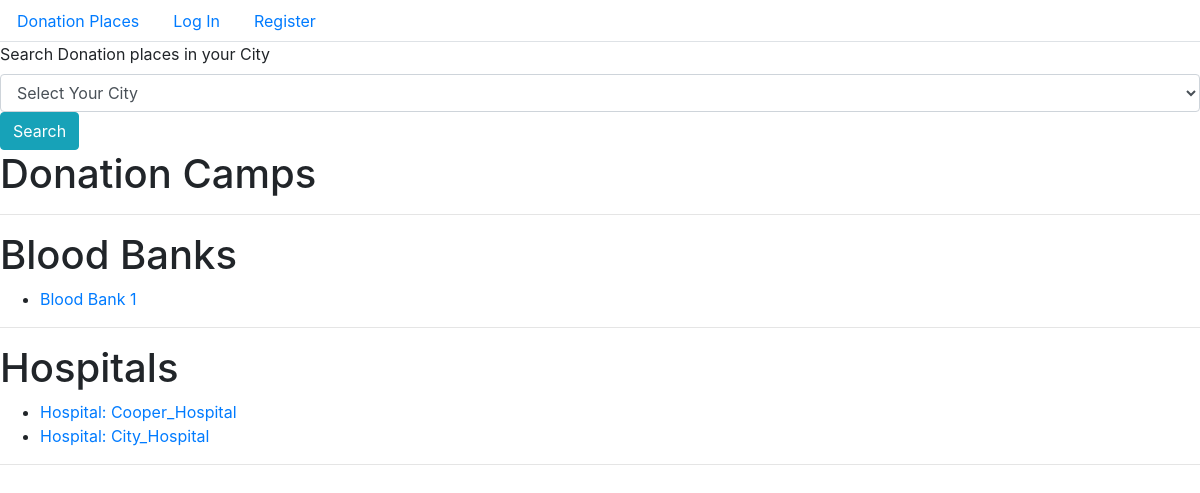
Before: / with the older database file.
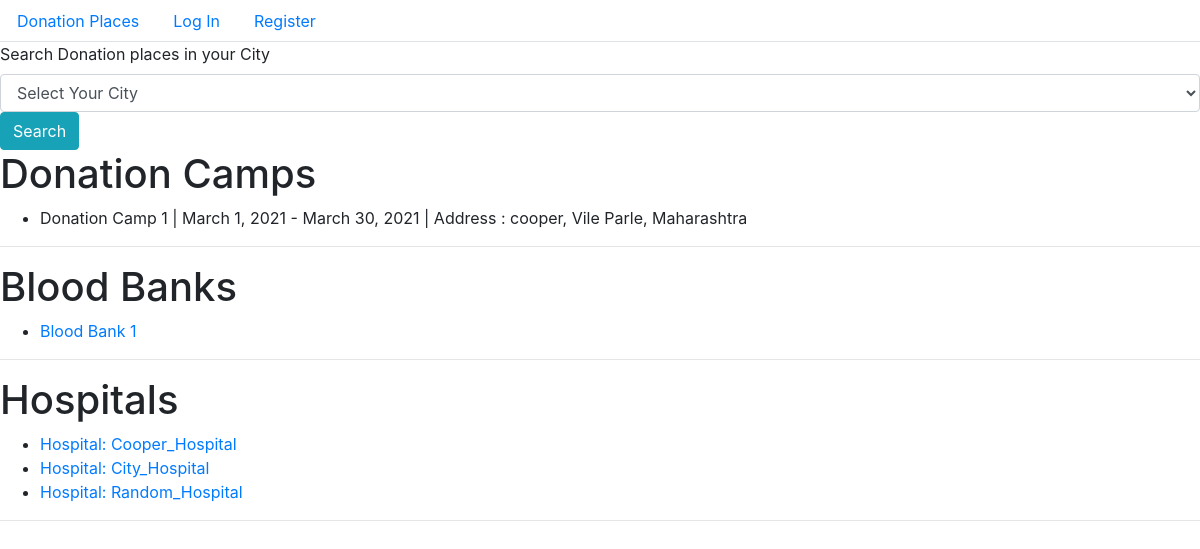
After: the same page with the newer database file.
### donate/models.py (models this page shows, shortened)
class BloodBank(models.Model):
    dp_no = models.OneToOneField(DonationPlace, on_delete=models.CASCADE, related_name="bank")
    def __str__(self):
        return f'Blood Bank {self.id}'

class User(AbstractUser):
    is_hospital = models.BooleanField(default = False)
    street = models.CharField (max_length=64)
    city = models.CharField (max_length=64)
    state = models.CharField (max_length=64)
    phone_no = PhoneNumberField(unique=True)
    blood_type = models.CharField(choices=unit_choices, max_length=64, blank=True)
    requests = models.ManyToManyField("User", blank=True, through="BloodRequest")
    def __str__(self):
        if self.is_hospital:
            return f'Hospital: {self.username}'
        else:
            return f'{self.username}'

class DonationCamp(models.Model):
    dp_no = models.OneToOneField(DonationPlace, on_delete=models.CASCADE, related_name="camp")
    start_date = models.DateField(auto_now_add=False)
    end_date = models.DateField(auto_now_add=False)
    def __str__(self):
        return f'Donation Camp {self.id}'

class DonationPlace(models.Model):
    name = models.CharField(max_length=64,unique=True)
    street = models.CharField (max_length=64)
    city = models.CharField (max_length=64)
    state = models.CharField (max_length=64)
    phone_no = PhoneNumberField(unique=True)
    donors = models.ManyToManyField(User, blank=True, related_name="donations")

### donate/views.py (the view)
# urls.py: path("", views.index, name="index"),
def index(request):
    today = date.today()
    if request.method == 'POST':
        city = request.POST["search_city"]
        if city == 'Select Your City':
            dp_city = DonationPlace.objects.all()
            hospitals = User.objects.filter(is_hospital=True)
        else:
            dp_city = DonationPlace.objects.filter(city=city)
            hospitals = User.objects.filter(is_hospital=True, city=city)
        return render(request, "donate/index.html",{
            "camps": DonationCamp.objects.filter(dp_no__in=dp_city),
            "banks": BloodBank.objects.filter(dp_no__in=dp_city),
            "hospitals": hospitals,
            "today": today
        })
    else:
        return render(request, "donate/index.html",{
            "camps": DonationCamp.objects.all(),
            "banks": BloodBank.objects.all(),
            "hospitals": User.objects.filter(is_hospital=True),
            "today": today
        })

### donate/templates/donate/index.html (shortened to what this page needs)
{% extends "donate/layout.html" %}
{% load static %}
{% block body %}
    <form action="{% url 'index' %}" method="POST">
        <label>Search Donation places in your City</label>
        <select class="form-control" aria-label="Search City" name="search_city">
            <option selected>Select Your City</option>
        </select>
        <button type="submit" class="btn btn-info">Search</button>
    </form>
    <h1>Donation Camps</h1>
    <ul>
        {% for camp in camps %}
            {% if camp.end_date >= today %}
                <li>
                    {{ camp }} | {{ camp.start_date }} - {{ camp.end_date }} |
                    Address : {{ camp.dp_no.street }}, {{ camp.dp_no.city }}, {{ camp.dp_no.state }}
                </li>
            {% endif %}
        {% endfor %}
    </ul>
    <hr>
    <h1>Blood Banks</h1>
    <ul>
        {% for bank in banks %}
            <li><a href="{% url 'bank' bank_name=bank.dp_no.name %}"> {{ bank }} </a></li>
        {% endfor %}
    </ul>
    <hr>
    <h1>Hospitals</h1>
    <ul>
        {% for hosp in hospitals %}
            <li> <a href="{% url 'profile' name=hosp.username %}"> {{ hosp }} </a></li>
        {% endfor %}
    </ul>
    <hr>
{% endblock %}

Changed rows visible on the page:
now on this page (row edited): DonationCamp: id "Donation Camp 1", start_date "March 1, 2021", end_date "March 30, 2021", dp_no.street "cooper", dp_no.city "Vile Parle", dp_no.state "Maharashtra"
added User: is_hospital+username "Hospital: Random_Hospital"
